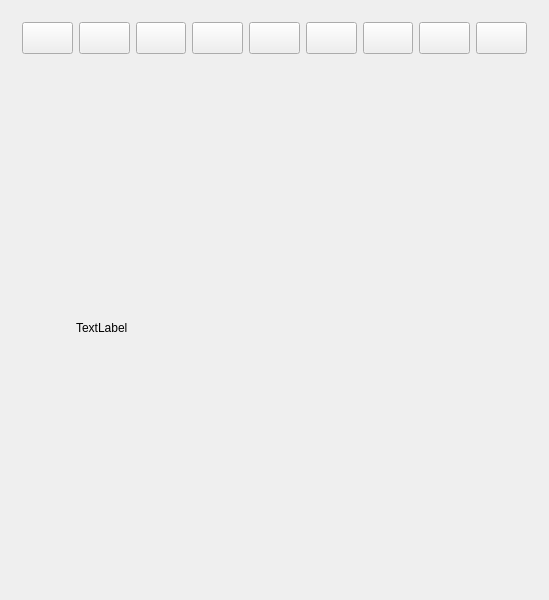
<?xml version="1.0" encoding="UTF-8"?>
<ui version="4.0">
 <class>MainWindow</class>
 <widget class="QMainWindow" name="MainWindow">
  <property name="geometry">
   <rect>
    <x>0</x>
    <y>0</y>
    <width>549</width>
    <height>600</height>
   </rect>
  </property>
  <property name="minimumSize">
   <size>
    <width>0</width>
    <height>0</height>
   </size>
  </property>
  <property name="maximumSize">
   <size>
    <width>16777215</width>
    <height>16777215</height>
   </size>
  </property>
  <property name="windowTitle">
   <string>MainWindow</string>
  </property>
  <widget class="QWidget" name="centralWidget">
   <property name="sizePolicy">
    <sizepolicy hsizetype="Minimum" vsizetype="Preferred">
     <horstretch>0</horstretch>
     <verstretch>0</verstretch>
    </sizepolicy>
   </property>
   <property name="minimumSize">
    <size>
     <width>0</width>
     <height>0</height>
    </size>
   </property>
   <property name="maximumSize">
    <size>
     <width>16777215</width>
     <height>16777215</height>
    </size>
   </property>
   <layout class="QGridLayout" name="gridLayout_2">
    <item row="1" column="1">
     <spacer name="verticalSpacer">
      <property name="orientation">
       <enum>Qt::Vertical</enum>
      </property>
      <property name="sizeType">
       <enum>QSizePolicy::Fixed</enum>
      </property>
      <property name="sizeHint" stdset="0">
       <size>
        <width>0</width>
        <height>0</height>
       </size>
      </property>
     </spacer>
    </item>
    <item row="2" column="0">
     <widget class="mywidget" name="widget_2" native="true">
      <property name="minimumSize">
       <size>
        <width>0</width>
        <height>0</height>
       </size>
      </property>
      <property name="maximumSize">
       <size>
        <width>2000</width>
        <height>1800</height>
       </size>
      </property>
      <layout class="QGridLayout" name="gridLayout">
       <item row="0" column="0">
        <widget class="QLabel" name="label">
         <property name="minimumSize">
          <size>
           <width>130</width>
           <height>200</height>
          </size>
         </property>
         <property name="maximumSize">
          <size>
           <width>130</width>
           <height>200</height>
          </size>
         </property>
         <property name="text">
          <string>TextLabel</string>
         </property>
        </widget>
       </item>
      </layout>
     </widget>
    </item>
    <item row="0" column="0" colspan="2">
     <widget class="QWidget" name="widget" native="true">
      <property name="minimumSize">
       <size>
        <width>0</width>
        <height>0</height>
       </size>
      </property>
      <property name="maximumSize">
       <size>
        <width>10000</width>
        <height>50</height>
       </size>
      </property>
      <layout class="QHBoxLayout" name="horizontalLayout">
       <item>
        <widget class="mybutton" name="addButton">
         <property name="minimumSize">
          <size>
           <width>32</width>
           <height>32</height>
          </size>
         </property>
         <property name="maximumSize">
          <size>
           <width>999</width>
           <height>999</height>
          </size>
         </property>
         <property name="text">
          <string/>
         </property>
        </widget>
       </item>
       <item>
        <widget class="mybutton" name="openButton">
         <property name="minimumSize">
          <size>
           <width>32</width>
           <height>32</height>
          </size>
         </property>
         <property name="maximumSize">
          <size>
           <width>999</width>
           <height>999</height>
          </size>
         </property>
         <property name="text">
          <string/>
         </property>
         <property name="autoRepeatDelay">
          <number>300</number>
         </property>
        </widget>
       </item>
       <item>
        <widget class="mybutton" name="saveButton">
         <property name="minimumSize">
          <size>
           <width>32</width>
           <height>32</height>
          </size>
         </property>
         <property name="maximumSize">
          <size>
           <width>999</width>
           <height>999</height>
          </size>
         </property>
         <property name="text">
          <string/>
         </property>
         <property name="autoRepeatDelay">
          <number>300</number>
         </property>
        </widget>
       </item>
       <item>
        <widget class="mybutton" name="searchButton">
         <property name="minimumSize">
          <size>
           <width>32</width>
           <height>32</height>
          </size>
         </property>
         <property name="maximumSize">
          <size>
           <width>999</width>
           <height>999</height>
          </size>
         </property>
         <property name="text">
          <string/>
         </property>
        </widget>
       </item>
       <item>
        <widget class="mybutton" name="translateButton">
         <property name="minimumSize">
          <size>
           <width>32</width>
           <height>32</height>
          </size>
         </property>
         <property name="maximumSize">
          <size>
           <width>999</width>
           <height>999</height>
          </size>
         </property>
         <property name="text">
          <string/>
         </property>
        </widget>
       </item>
       <item>
        <widget class="mybutton" name="netButton">
         <property name="minimumSize">
          <size>
           <width>32</width>
           <height>32</height>
          </size>
         </property>
         <property name="maximumSize">
          <size>
           <width>999</width>
           <height>999</height>
          </size>
         </property>
         <property name="text">
          <string/>
         </property>
        </widget>
       </item>
       <item>
        <widget class="mybutton" name="dingButton">
         <property name="minimumSize">
          <size>
           <width>32</width>
           <height>32</height>
          </size>
         </property>
         <property name="maximumSize">
          <size>
           <width>999</width>
           <height>999</height>
          </size>
         </property>
         <property name="text">
          <string/>
         </property>
        </widget>
       </item>
       <item>
        <widget class="mybutton" name="tohoButton">
         <property name="minimumSize">
          <size>
           <width>32</width>
           <height>32</height>
          </size>
         </property>
         <property name="maximumSize">
          <size>
           <width>999</width>
           <height>999</height>
          </size>
         </property>
         <property name="text">
          <string/>
         </property>
        </widget>
       </item>
       <item>
        <widget class="mybutton" name="helpButton">
         <property name="minimumSize">
          <size>
           <width>32</width>
           <height>32</height>
          </size>
         </property>
         <property name="maximumSize">
          <size>
           <width>999</width>
           <height>999</height>
          </size>
         </property>
         <property name="text">
          <string/>
         </property>
        </widget>
       </item>
      </layout>
     </widget>
    </item>
   </layout>
  </widget>
 </widget>
 <layoutdefault spacing="6" margin="11"/>
 <customwidgets>
  <customwidget>
   <class>mybutton</class>
   <extends>QPushButton</extends>
   <header>mybutton.h</header>
  </customwidget>
  <customwidget>
   <class>mywidget</class>
   <extends>QWidget</extends>
   <header>mywidget.h</header>
   <container>1</container>
  </customwidget>
 </customwidgets>
 <resources/>
 <connections/>
</ui>
